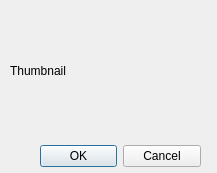
<?xml version="1.0" encoding="UTF-8"?>
<ui version="4.0">
 <class>ClipDialog</class>
 <widget class="QDialog" name="ClipDialog">
  <property name="geometry">
   <rect>
    <x>0</x>
    <y>0</y>
    <width>217</width>
    <height>173</height>
   </rect>
  </property>
  <property name="windowTitle">
   <string>Dialog</string>
  </property>
  <widget class="QDialogButtonBox" name="buttonBox">
   <property name="geometry">
    <rect>
     <x>40</x>
     <y>140</y>
     <width>161</width>
     <height>32</height>
    </rect>
   </property>
   <property name="orientation">
    <enum>Qt::Horizontal</enum>
   </property>
   <property name="standardButtons">
    <set>QDialogButtonBox::Cancel|QDialogButtonBox::Ok</set>
   </property>
  </widget>
  <widget class="QLabel" name="label">
   <property name="geometry">
    <rect>
     <x>10</x>
     <y>10</y>
     <width>191</width>
     <height>121</height>
    </rect>
   </property>
   <property name="text">
    <string>Thumbnail</string>
   </property>
  </widget>
 </widget>
 <resources/>
 <connections>
  <connection>
   <sender>buttonBox</sender>
   <signal>accepted()</signal>
   <receiver>ClipDialog</receiver>
   <slot>accept()</slot>
   <hints>
    <hint type="sourcelabel">
     <x>248</x>
     <y>254</y>
    </hint>
    <hint type="destinationlabel">
     <x>157</x>
     <y>274</y>
    </hint>
   </hints>
  </connection>
  <connection>
   <sender>buttonBox</sender>
   <signal>rejected()</signal>
   <receiver>ClipDialog</receiver>
   <slot>reject()</slot>
   <hints>
    <hint type="sourcelabel">
     <x>316</x>
     <y>260</y>
    </hint>
    <hint type="destinationlabel">
     <x>286</x>
     <y>274</y>
    </hint>
   </hints>
  </connection>
 </connections>
</ui>
